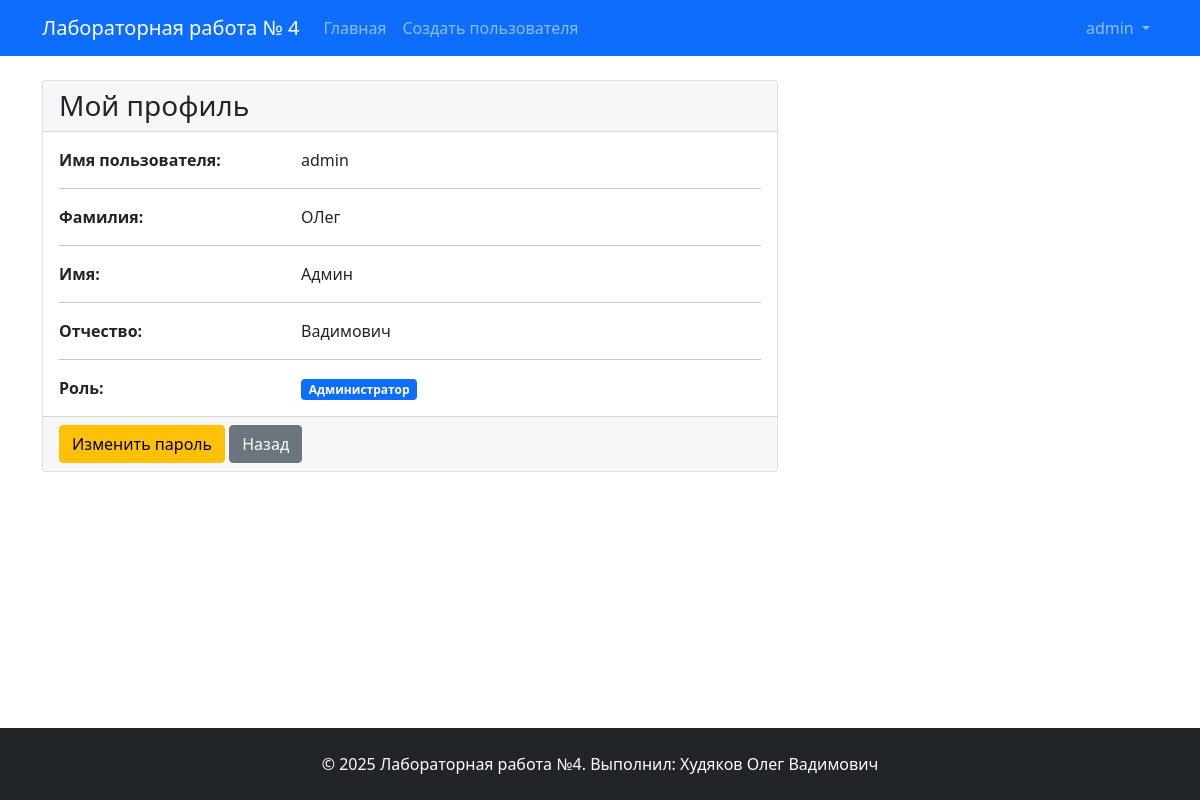
Screenshot of /profile (signed in) with the database file from the repository.
### app/models.py (models this page shows, shortened)
class User(UserMixin, db.Model):
    __tablename__ = 'users'
    id = db.Column(db.Integer, primary_key=True)
    username = db.Column(db.String(50), unique=True, nullable=False)
    password_hash = db.Column(db.String(256), nullable=False)
    last_name = db.Column(db.String(50))
    first_name = db.Column(db.String(50), nullable=False)
    middle_name = db.Column(db.String(50))
    role_id = db.Column(db.Integer, db.ForeignKey('roles.id'))
    created_at = db.Column(db.DateTime, default=datetime.utcnow)

class Role(db.Model):
    __tablename__ = 'roles'
    id = db.Column(db.Integer, primary_key=True)
    name = db.Column(db.String(50), unique=True, nullable=False)
    description = db.Column(db.Text)
    users = db.relationship('User', backref='role', lazy=True)

### app/routes.py (the view)
@main_bp.route('/profile')
@login_required
def profile():
    return render_template('user/profile.html')

### app/__init__.py (called while the page is built)
@login_manager.user_loader
def load_user(user_id):
    from app.models import User
    return User.query.get(int(user_id))

### templates/user/profile.html (shortened to what this page needs)
{% extends "base.html" %}
{% block content %}
<div class="row">
    <div class="col-md-8">
        <div class="card">
            <div class="card-header">
                <h3 class="card-title mb-0">Мой профиль</h3>
            </div>
            <div class="card-body">
                <div class="row">
                    <div class="col-md-4">
                        <strong>Имя пользователя:</strong>
                    </div>
                    <div class="col-md-8">
                        {{ current_user.username }}
                    </div>
                </div>
                <hr>
                <div class="row">
                    <div class="col-md-4">
                        <strong>Фамилия:</strong>
                    </div>
                    <div class="col-md-8">
                        {{ current_user.last_name or 'Не указана' }}
                    </div>
                </div>
                <hr>
                <div class="row">
                    <div class="col-md-4">
                        <strong>Имя:</strong>
                    </div>
                    <div class="col-md-8">
                        {{ current_user.first_name or 'Не указано' }}
                    </div>
                </div>
                <hr>
                {% if current_user.middle_name %}
                <div class="row">
                    <div class="col-md-4">
                        <strong>Отчество:</strong>
                    </div>
                    <div class="col-md-8">
                        {{ current_user.middle_name }}
                    </div>
                </div>
                <hr>
                {% endif %}
                <div class="row">
                    <div class="col-md-4">
                        <strong>Роль:</strong>
                    </div>
                    <div class="col-md-8">
                        {% if current_user.role %}
                            <span class="badge bg-primary">{{ current_user.role.name }}</span>
                        {% else %}
                            <span class="badge bg-secondary">Не назначена</span>
                        {% endif %}
                    </div>
                </div>
            </div>
            <div class="card-footer">
                <a href="{{ url_for('main.change_password') }}" class="btn btn-warning">Изменить пароль</a>
                <a href="{{ url_for('main.index') }}" class="btn btn-secondary">Назад</a>
            </div>
        </div>
    </div>
</div>
{% endblock %}

### templates/base.html (shortened to what this page needs)
<!DOCTYPE html>
<html lang="ru">
<head>
    <link href="https://cdn.jsdelivr.net/npm/bootstrap@5.1.3/dist/css/bootstrap.min.css" rel="stylesheet">
</head>
<body class="d-flex flex-column min-vh-100">
    <nav class="navbar navbar-expand-lg navbar-dark bg-primary">
        <div class="container">
            <a class="navbar-brand" href="{{ url_for('main.index') }}">Лабораторная работа № 4</a>
            <div class="collapse navbar-collapse" id="navbarNav">
                <ul class="navbar-nav me-auto">
                    <li class="nav-item">
                        <a class="nav-link" href="{{ url_for('main.index') }}">Главная</a>
                    </li>
                    {% if current_user.is_authenticated %}
                    <li class="nav-item">
                        <a class="nav-link" href="{{ url_for('main.create_user') }}">Создать пользователя</a>
                    </li>
                    {% endif %}
                </ul>
                <ul class="navbar-nav">
                    {% if current_user.is_authenticated %}
                    <li class="nav-item dropdown">
                        <a class="nav-link dropdown-toggle" href="#" id="navbarDropdown" role="button" data-bs-toggle="dropdown">
                            {{ current_user.username }}
                        </a>
                    </li>
                    {% endif %}
                </ul>
            </div>
        </div>
    </nav>
    <div class="container mt-4">
        {% block content %}{% endblock %}
    </div>
    <footer class="bg-dark text-white py-4 mt-auto">
        <div class="container">
            <div class="row">
                <div class="col-md-12 text-center">
                    <p class="mb-0">&copy; 2025 Лабораторная работа №4. Выполнил: Худяков Олег Вадимович</p>
                </div>
            </div>
        </div>
    </footer>
</body>
</html>

### rows the page displays
User: username "admin", last_name "ОЛег", first_name "Админ", middle_name "Вадимович"
Role: role.name "Администратор"
